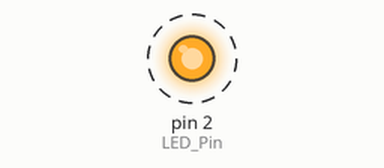
Bench run of a sketch on a simulated Arduino Uno, built with avr-gcc and run on an emulated ATmega328P. On the bench: output pins drawn as LEDs (lit = HIGH). Dashed ring = blinking.

Above: at 0.2 s.
Timing chart, 0 to 3.0 s (numbered marks = the images above):
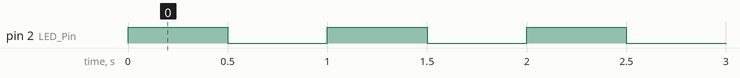

The sketch:

One_Red_LED.ino
```cpp
//Declare Variables

int LED_Pin = 2; //Digital Pin 2
int dt = 500; //Delay Time

void setup() {
  // put your setup code here, to run once:
pinMode(LED_Pin,OUTPUT);
}

void loop() {
  // put your main code here, to run repeatedly:
digitalWrite (LED_Pin, HIGH); //LED Turns on
delay(dt);
digitalWrite(LED_Pin,LOW); //LED Turns Off
delay(dt);
}
```

Measured:
- by itself, pin 2 (LED_Pin): alternates HIGH for 0.50 s and LOW for 0.50 s
